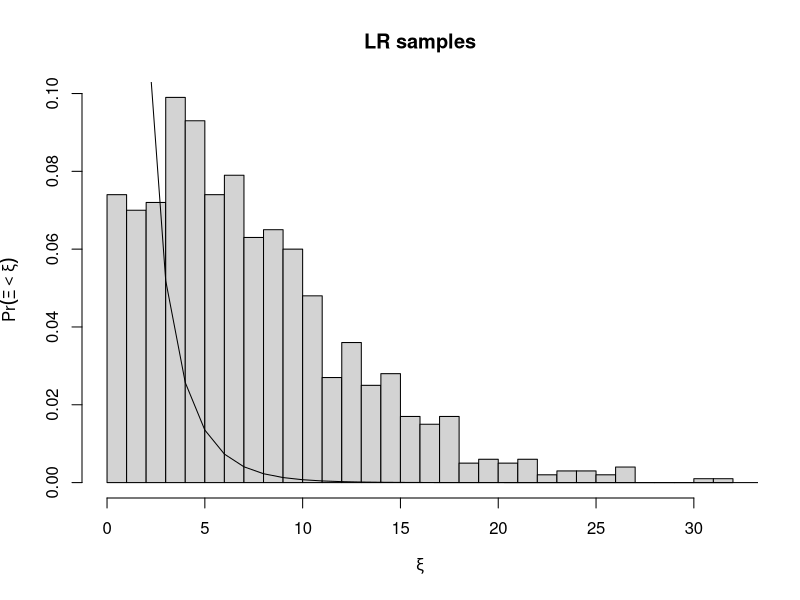

Generate this figure with R:
#
# code to simulate a zero-infalted poisson
# random variate and create the graphic for
# the brief research note on using 
# zero-inflated count models
#=======================================
set.seed(107986)
m <- 1000 # the number of simulations to check
n <- 100
p=1/exp(1)
true_lambda <-1
require('pscl')
xi<- matrix(0.0, nrow=m, ncol=1)

for(i in 1:m){
z <- rbinom(n,1,prob=p)
y <-ifelse(z==1, 0, rpois(n,true_lambda))	
my <- mean(y)
# get the poisson likelihood
l_pois <- sum(dpois(y, lambda=my, log=TRUE))
# now get the zip likelihood
zip <- zeroinfl(y~., data = data.frame(y), dist='pois')
zlambda <- exp(coef(zip)[1]) # zip lambda estimate
zphi <- 1/(1+exp(-coef(zip)[2]) )# zip phi estimate

zip_like0 <- sum(y==0)*( log(zphi + (1-zphi)*exp(-zlambda)) )
zip_like_plus <-sum(log(1-zphi)+ dpois(y[y>0],lambda=zlambda, log=TRUE))
zip <- zip_like0 + zip_like_plus
xi[i] <- 2*(zip-l_pois)
}
xi[xi<0] <- 0

pdf(file='hist.pdf')
hist(xi, breaks=25, prob=TRUE, main='LR samples', xlab=expression(xi), ylab=expression(Pr(Xi<xi)))
seq_line <- dchisq(seq(0,35, by=1), 1, ncp = 0)/2
seq_line[1] <- 0.5
lines(seq_line, type='l')
dev.off()

getwd() # tells you where the machine just put the file
